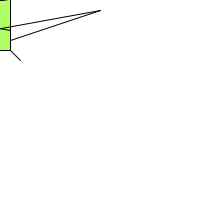
Frame 1 (no input)
Frame 60 (the mouse pressed at the canvas centre just before this capture): identical to frame 1, image omitted
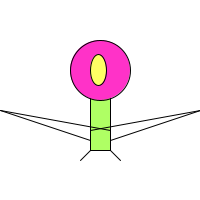
Frame 120 (the mouse held since frame 60 and released just before this capture)

The Processing sketch that drew these frames (run headless with seeded random() and noise(); from frame 60 on, the mouse is pressed at the canvas centre):

// Processing sketch: monster
// ── monster.pde
void setup(){
  size(200, 200);
}

void draw(){
  background(255);
  rectMode(CENTER);
  ellipseMode(CENTER);
  
  translate(mouseX,mouseY);
  noCursor();
  
  //Zoog's Body
  stroke(0);
  fill(175, 999, 100);
  rect(0,0,20,100);
  
  //Zoog's Head
  stroke(1);
  fill(255, 50, 200); 
  ellipse(0,-30,60,60);
  
  //eye
  stroke(0);
  fill(255, 355, 100);
  ellipse(-2, -30,16,31);
  
  
  //legs
  stroke(0);
  line(-10,50,-20,60);
  line(10,50,20,60);

// arms
stroke(0);
line(100,10,10,40);
line(-100,10,-10,40);
line(100,10,-10,30);
line(-100,10,10,30);
}
